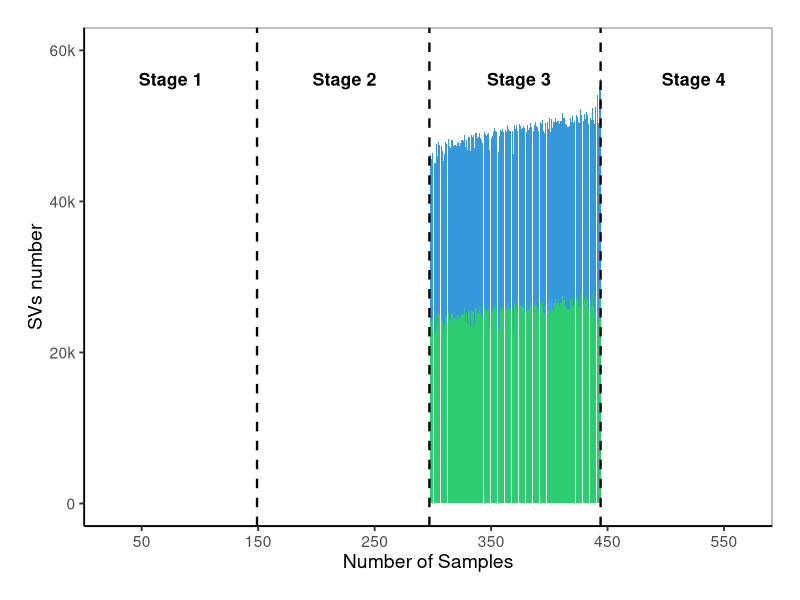
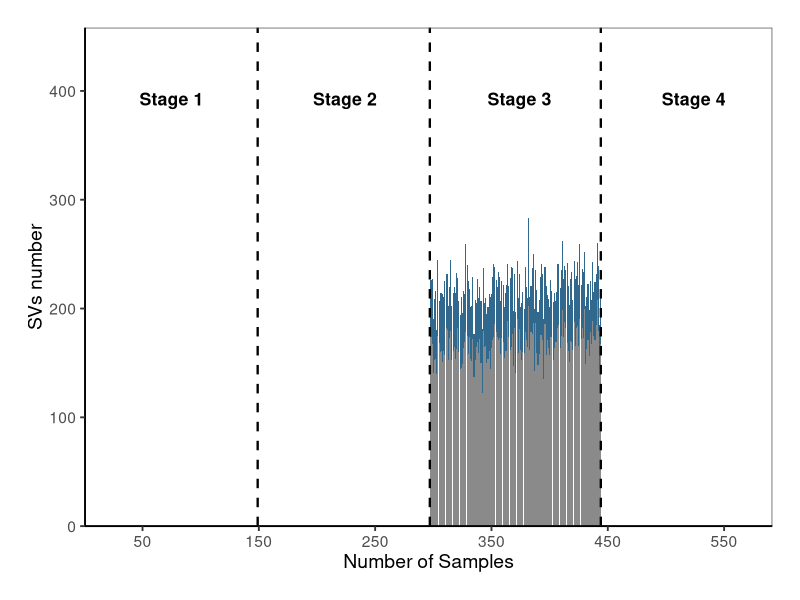

Source code (R) for these figures, in order: (Note: this script raises an error after producing the figures.)
# 进入数据所在路径
setwd("~/Desktop/BGI/biodiversity/projects/Cyclone/Pig/analysis/Summary20260323/Figures/Figure1/PanelC")

library(ggplot2)
library(dplyr)
library(tidyr)
library(colorspace)
library(cowplot)

# 读取数据
data <- read.table("AllStages.SVcount.DEL-INS.txt", header = FALSE, col.names = c("SampleCount", "SVCount", "Type", "Stage"))

# 创建颜色映射函数 - 确保所有阶段都有正确的颜色
create_colors <- function() {
  # 基础颜色
  base_colors <- c(DEL = "#3498DB", INS = "#2ECC71")
  
  # 为每个阶段创建颜色变体
  color_palette <- list()
  
  # Stage1 - 最浅
  color_palette[["stage1"]] <- c(
    DEL = lighten(base_colors["DEL"], amount = 0.4),
    INS = lighten(base_colors["INS"], amount = 0.4)
  )
  
  # Stage2 - 中等浅
  color_palette[["stage2"]] <- c(
    DEL = lighten(base_colors["DEL"], amount = 0.2),
    INS = lighten(base_colors["INS"], amount = 0.2)
  )
  
  # Stage3 - 基准色（不进行调整）
  color_palette[["stage3"]] <- c(
    DEL = "#3498DB",
    INS = "#2ECC71"
  )
  
  # Stage4 - 最深
  color_palette[["stage4"]] <- c(
    DEL = darken(base_colors["DEL"], amount = 0.2),
    INS = darken(base_colors["INS"], amount = 0.2)
  )
  
  return(color_palette)
}

# 创建颜色映射
color_palette <- create_colors()

# 为数据分配颜色
data <- data %>%
  rowwise() %>%
  mutate(Color = color_palette[[Stage]][Type]) %>%
  ungroup()

# 计算最大SV值用于定位标签
max_sv <- max(data$SVCount) * 1.5

# 创建主图
main_plot <- ggplot(data, aes(x = SampleCount, y = SVCount, fill = Color, group = interaction(Type, Stage))) +
  #geom_area(position = "stack", alpha = 0.85, color = NA) +
  geom_bar(stat = "identity") + 
  # 添加阶段分界线
  geom_vline(xintercept = c(149, 297, 444), 
             linetype = "dashed", color = "black", linewidth = 0.8) +
  # 添加阶段标签 - 移动到顶部
  annotate("text", x = c(75, 224, 374, 524), y = max_sv + 16000,
           label = c("Stage 1", "Stage 2", 
                     "Stage 3", "Stage 4"),
           size = 4.5, fontface = "bold", color = "black", vjust = 2.5) +
  # 设置颜色映射
  scale_fill_identity() +
  # 坐标轴设置
  scale_x_continuous(breaks = seq(50, 550, by = 100), expand = c(0, 0)) +
  scale_y_continuous(limits = c(0, 60000), breaks = c(0, 20000, 40000, 60000), labels = c("0", "20k", "40k", "60k")) +
  #scale_y_continuous(labels = scales::comma, expand = expansion(mult = c(0, 0.1))) +
  # 标题和标签
  labs(#title = "Cumulative Structural Variants (SVs) by Sample Size",
    x = "Number of Samples",
    y = "SVs number") +
  # 主题设置
  theme_classic(base_size = 14) +
  theme(
    plot.title = element_text(hjust = 0.5, face = "bold", size = 16),
    #panel.grid.major = element_line(color = "grey90"),
    panel.grid.minor = element_blank(),
    panel.border = element_rect(color = "grey30", fill = NA, linewidth = 0.5),
    plot.margin = margin(20, 20, 20, 20),
    legend.position = "none"
  )

# 创建图例数据
legend_data <- expand.grid(
  Stage = c("stage1", "stage2", "stage3", "stage4"),
  Type = c("DEL", "INS")
) %>%
  rowwise() %>%
  mutate(
    Color = color_palette[[Stage]][Type],
    Label = paste(Type, Stage, sep = " - ")
  ) %>%
  ungroup() %>%
  mutate(
    Stage = factor(Stage, levels = c("stage1", "stage2", "stage3", "stage4")),
    Type = factor(Type, levels = c("DEL", "INS"))
  )

# 创建图例 - 移到左上角
legend_plot <- ggplot(legend_data, aes(x = Stage, y = Type)) +
  geom_tile(aes(fill = Color), color = "white", size = 0.8) +
  geom_text(aes(label = Type), color = "black", size = 4, fontface = "bold") +
  scale_fill_identity() +
  scale_x_discrete(labels = c("Stage 1", "Stage 2", "Stage 3", "Stage 4")) +
  scale_y_discrete(expand = c(0.2, 0.2)) +
  labs(x = NULL, y = NULL) +
  theme_bw() +
  theme(
    axis.text.x = element_text(face = "bold", size = 10, margin = margin(t = 5)),
    plot.margin = margin(5, 5, 5, 5)
  )

# 组合主图和图例 - 图例移动到左上角
final_plot1 <- ggdraw() + draw_plot(main_plot) 
#+ draw_plot(legend_plot, x = 0.05, y = 0.72, width = 0.25, height = 0.25)
# 显示图像
pdf("AllStages.SVcount.DEL-INS.pdf", width = 14, height = 5)
print(final_plot1)
dev.off()


# 读取数据
data <- read.table("AllStages.SVcount.DUP-INV.txt", header = FALSE, col.names = c("SampleCount", "SVCount", "Type", "Stage"))

# 创建颜色映射函数 - 确保所有阶段都有正确的颜色
create_colors <- function() {
  # 基础颜色
  base_colors <- c(DUP = "#31688E", INV = "#8A8A8A")
  
  # 为每个阶段创建颜色变体
  color_palette <- list()
  
  # Stage1 - 最浅
  color_palette[["stage1"]] <- c(
    DUP = lighten(base_colors["DUP"], amount = 0.4),
    INV = lighten(base_colors["INV"], amount = 0.4)
  )
  
  # Stage2 - 中等浅
  color_palette[["stage2"]] <- c(
    DUP = lighten(base_colors["DUP"], amount = 0.2),
    INV = lighten(base_colors["INV"], amount = 0.2)
  )
  
  # Stage3 - 基准色（不进行调整）
  color_palette[["stage3"]] <- c(
    DUP = "#31688E",
    INV = "#8A8A8A"
  )
  
  # Stage4 - 最深
  color_palette[["stage4"]] <- c(
    DUP = darken(base_colors["DUP"], amount = 0.2),
    INV = darken(base_colors["INV"], amount = 0.2)
  )
  
  return(color_palette)
}

# 创建颜色映射
color_palette <- create_colors()

# 为数据分配颜色
data <- data %>%
  rowwise() %>%
  mutate(Color = color_palette[[Stage]][Type]) %>%
  ungroup()

# 计算最大SV值用于定位标签
max_sv <- max(data$SVCount) * 1.5

# 创建主图
main_plot <- ggplot(data, aes(x = SampleCount, y = SVCount, fill = Color, group = interaction(Type, Stage))) +
  #geom_area(position = "stack", alpha = 0.85, color = NA) +
  geom_bar(stat = "identity") + 
  # 添加阶段分界线
  geom_vline(xintercept = c(149, 297, 444), 
             linetype = "dashed", color = "black", linewidth = 0.8) +
  # 添加阶段标签 - 移动到顶部
  annotate("text", x = c(75, 224, 374, 524), y = max_sv + 100,
           label = c("Stage 1", "Stage 2", 
                     "Stage 3", "Stage 4"),
           size = 4.5, fontface = "bold", color = "black", vjust = 2.5) +
  # 设置颜色映射
  scale_fill_identity() +
  # 坐标轴设置
  scale_x_continuous(breaks = seq(50, 550, by = 100), expand = c(0, 0)) +
  scale_y_continuous(labels = scales::comma, expand = expansion(mult = c(0, 0.1))) +
  # 标题和标签
  labs(#title = "Cumulative Structural Variants (SVs) by Sample Size",
    x = "Number of Samples",
    y = "SVs number") +
  # 主题设置
  theme_classic(base_size = 14) +
  theme(
    plot.title = element_text(hjust = 0.5, face = "bold", size = 16),
    #panel.grid.major = element_line(color = "grey90"),
    panel.grid.minor = element_blank(),
    panel.border = element_rect(color = "grey30", fill = NA, linewidth = 0.5),
    plot.margin = margin(20, 20, 20, 20),
    legend.position = "none"
  )

# 创建图例数据
legend_data <- expand.grid(
  Stage = c("stage1", "stage2", "stage3", "stage4"),
  Type = c("DUP", "INV")
) %>%
  rowwise() %>%
  mutate(
    Color = color_palette[[Stage]][Type],
    Label = paste(Type, Stage, sep = " - ")
  ) %>%
  ungroup() %>%
  mutate(
    Stage = factor(Stage, levels = c("stage1", "stage2", "stage3", "stage4")),
    Type = factor(Type, levels = c("DUP", "INV"))
  )

# 创建图例 - 移到左上角
legend_plot <- ggplot(legend_data, aes(x = Stage, y = Type)) +
  geom_tile(aes(fill = Color), color = "white", size = 0.8) +
  geom_text(aes(label = Type), color = "black", size = 4, fontface = "bold") +
  scale_fill_identity() +
  scale_x_discrete(labels = c("Stage 1", "Stage 2", "Stage 3", "Stage 4")) +
  scale_y_discrete(expand = c(0.2, 0.2)) +
  labs(x = NULL, y = NULL) +
  theme_bw() +
  theme(
    axis.text.x = element_text(face = "bold", size = 10, margin = margin(t = 5)),
    plot.margin = margin(5, 5, 5, 5)
  )

# 组合主图和图例 - 图例移动到左上角
final_plot2 <- ggdraw() + draw_plot(main_plot)
# + draw_plot(legend_plot, x = 0.05, y = 0.72, width = 0.25, height = 0.25)
# 显示图像
pdf("AllStages.SVcount.DUP-INV.pdf", width = 14, height = 5)
print(final_plot2)
dev.off()

combined <- final_plot1 / final_plot2
ggsave("PanelC.png", combined, width = 14, height = 10, dpi = 300)
ggsave("PanelC.pdf", combined, width = 14, height = 10)
